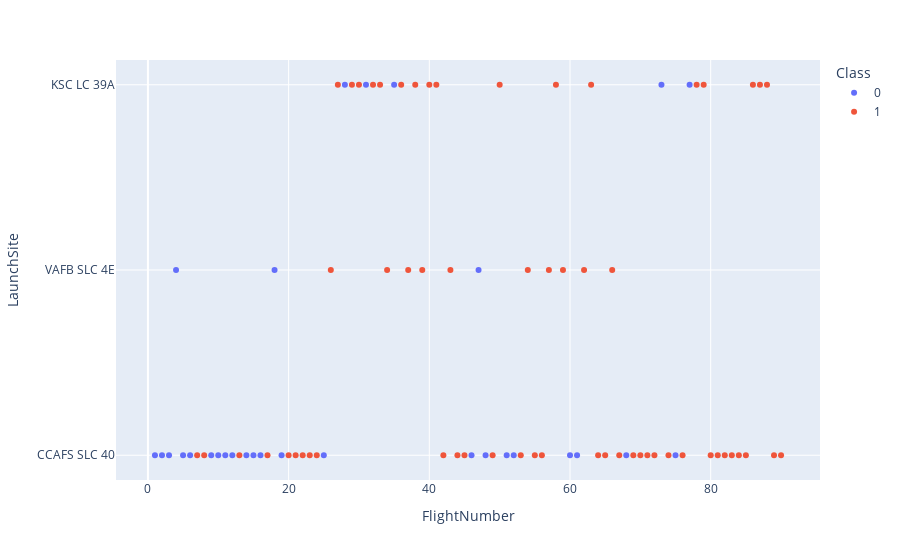

The notebook cell this image was saved under:
### Markdown cell above
Use the function <code>catplot</code> to plot <code>FlightNumber</code> vs <code>LaunchSite</code>, set the  parameter <code>x</code>  parameter to <code>FlightNumber</code>,set the  <code>y</code> to <code>Launch Site</code> and set the parameter <code>hue</code> to <code>'class'</code>

### Code cell
# Plot a scatter point chart with x axis to be Flight Number and y axis to be the launch site, and hue to be the class value
figure = px.scatter(df , x = "FlightNumber" , y= "LaunchSite" ,color = "Class")
figure

### Figure 1 — Plotly figure (JSON) as saved in the notebook; plotly's stock layout.template omitted (floating-point values rounded to 4 significant figures)
{"data": [{"hovertemplate": "Class=0<br>FlightNumber=%{x}<br>LaunchSite=%{y}<extra></extra>", "legendgroup": "0", "marker": {"color": "#636efa", "symbol": "circle"}, "mode": "markers", "name": "0", "orientation": "h", "showlegend": true, "type": "scatter", "x": [1, 2, 3, 4, 5, 6, 9, 10, 11, 12, 14, 15, 16, 18, 19, 25, 28, 31, 35, 46, 47, 48, 51, 52, 60, 61, 68, 73, 75, 77], "xaxis": "x", "y": ["CCAFS SLC 40", "CCAFS SLC 40", "CCAFS SLC 40", "VAFB SLC 4E", "CCAFS SLC 40", "CCAFS SLC 40", "CCAFS SLC 40", "CCAFS SLC 40", "CCAFS SLC 40", "CCAFS SLC 40", "CCAFS SLC 40", "CCAFS SLC 40", "CCAFS SLC 40", "VAFB SLC 4E", "CCAFS SLC 40", "CCAFS SLC 40", "KSC LC 39A", "KSC LC 39A", "KSC LC 39A", "CCAFS SLC 40", "VAFB SLC 4E", "CCAFS SLC 40", "CCAFS SLC 40", "CCAFS SLC 40", "CCAFS SLC 40", "CCAFS SLC 40", "CCAFS SLC 40", "KSC LC 39A", "CCAFS SLC 40", "KSC LC 39A"], "yaxis": "y"}, {"hovertemplate": "Class=1<br>FlightNumber=%{x}<br>LaunchSite=%{y}<extra></extra>", "legendgroup": "1", "marker": {"color": "#EF553B", "symbol": "circle"}, "mode": "markers", "name": "1", "orientation": "h", "showlegend": true, "type": "scatter", "x": [7, 8, 13, 17, 20, 21, 22, 23, 24, 26, 27, 29, 30, 32, 33, 34, 36, 37, 38, 39, 40, 41, 42, 43, 44, 45, 49, 50, 53, 54, 55, 56, 57, 58, 59, 62, 63, 64, 65, 66, 67, 69, 70, 71, 72, 74, 76, 78, 79, 80, 81, 82, 83, 84, 85, 86, 87, 88, 89, 90], "xaxis": "x", "y": ["CCAFS SLC 40", "CCAFS SLC 40", "CCAFS SLC 40", "CCAFS SLC 40", "CCAFS SLC 40", "CCAFS SLC 40", "CCAFS SLC 40", "CCAFS SLC 40", "CCAFS SLC 40", "VAFB SLC 4E", "KSC LC 39A", "KSC LC 39A", "KSC LC 39A", "KSC LC 39A", "KSC LC 39A", "VAFB SLC 4E", "KSC LC 39A", "VAFB SLC 4E", "KSC LC 39A", "VAFB SLC 4E", "KSC LC 39A", "KSC LC 39A", "CCAFS SLC 40", "VAFB SLC 4E", "CCAFS SLC 40", "CCAFS SLC 40", "CCAFS SLC 40", "KSC LC 39A", "CCAFS SLC 40", "VAFB SLC 4E", "CCAFS SLC 40", "CCAFS SLC 40", "VAFB SLC 4E", "KSC LC 39A", "VAFB SLC 4E", "VAFB SLC 4E", "KSC LC 39A", "CCAFS SLC 40", "CCAFS SLC 40", "VAFB SLC 4E", "CCAFS SLC 40", "CCAFS SLC 40", "CCAFS SLC 40", "CCAFS SLC 40", "CCAFS SLC 40", "CCAFS SLC 40", "CCAFS SLC 40", "KSC LC 39A", "KSC LC 39A", "CCAFS SLC 40", "CCAFS SLC 40", "CCAFS SLC 40", "CCAFS SLC 40", "CCAFS SLC 40", "CCAFS SLC 40", "KSC LC 39A", "KSC LC 39A", "KSC LC 39A", "CCAFS SLC 40", "CCAFS SLC 40"], "yaxis": "y"}], "layout": {"autosize": true, "legend": {"title": {"text": "Class"}, "tracegroupgap": 0}, "margin": {"t": 60}, "xaxis": {"anchor": "y", "autorange": true, "domain": [0, 1], "range": [-4.274, 95.27], "title": {"text": "FlightNumber"}, "type": "linear"}, "yaxis": {"anchor": "x", "autorange": true, "domain": [0, 1], "range": [-0.1549, 2.155], "title": {"text": "LaunchSite"}, "type": "category"}}}
